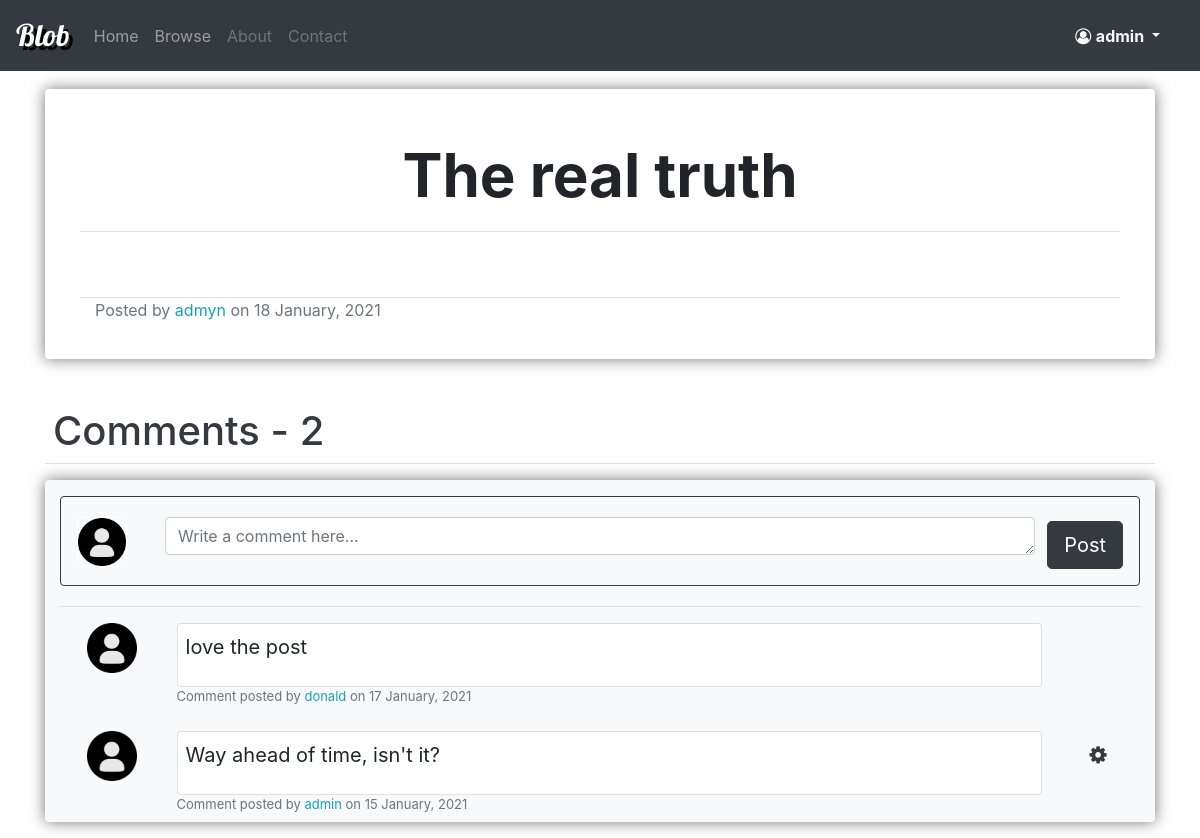
The app's page /post/10/ (signed in) with its own data.
### blog/models.py (models this page shows, shortened)
class Post(models.Model):
    title = models.CharField(max_length = 100)
    content = tinymce_models.HTMLField()
    date = models.DateTimeField(default=timezone.now)
    author = models.ForeignKey(User, on_delete=models.CASCADE)

class Comment(models.Model):
    author = models.ForeignKey(User, on_delete=models.CASCADE)
    post = models.ForeignKey(Post, on_delete=models.CASCADE)
    content = models.TextField(max_length=250)
    date = models.DateTimeField(default=timezone.now)

### blog/views/post_views.py (the view)
# urls.py: path('post/<int:pk>/', views.post_view, name='blog-post-view'),
def post_view(request, pk):
    found_post = get_object_or_404(Post, pk=pk)
    comments = Comment.objects.filter(post=found_post).order_by("-date")
    if request.method == "POST":
        comment_form = CommentCreationForm(request.POST)
        if comment_form.is_valid():
            created_comment = comment_form.save(commit=False)
            created_comment.author = request.user
            created_comment.post = found_post
            created_comment.save()
            return redirect(request.path)
    else:
        comment_form = CommentCreationForm()
    context = {
        "post": found_post,
        "comments": comments,
        "form": comment_form,
        "comments_count": comments.count(),
        "title": found_post.title,
    }
    return render(request, "blog/posts/post_view.html", context)

### blog/forms.py
class CommentCreationForm(forms.ModelForm):
    class Meta:
        model = Comment
        fields = ["content"]
        widgets = {
            'content': forms.Textarea(attrs={'rows': 1, 'placeholder':'Write a comment here...','class':'form-control'}),
        }

### account/models.py (called while the page is built)
    def get_picture(self):
        if os.path.exists(self.picture.path):
            return self.picture.url
        return DEFAULT_PICTURE_URL

### blog/templates/blog/posts/post_view.html (shortened to what this page needs)
{% extends "blog/basic.html" %}
{% load crispy_forms_tags %}
{% block dependencies %}
    {% load static %}
    <link rel="stylesheet" type="text/css" href="{% static 'blog/postStyle.css' %}">
{% endblock dependencies %}
{% block content_big %}
    <div class="post-detail rounded">
        <div class="row mb-5 border-bottom ">
            <div class="col-md">
                <h1 class="post-title">
                    {{ post.title }}
                </h1>
            </div>
        </div>
        <div class="row">
            <div class="col-md ">
            </div>
        </div>
        <div class="row border-bottom mt-3">
        </div>
        <div class="row">
            <div class="col-md">
                <div class="text-muted">
                    Posted by <a href="{% url 'account-profile-inspect' post.author.id %}" class="text-info"> {{ post.author.username }} </a> on
                    {{ post.date|date:"d F, Y" }}
                </div>
            </div>
        </div>
        <div class="row mt-3">
            <div class="col-md">
            </div>
        </div>
    </div>
    <div class="mt-5 border-bottom">
        <h1 class="text-dark ml-2 ">Comments - <span class="" > {{ comments_count }}</span> </h1>
    </div>
    <div class="post-comment-section mt-3 container bg-light rounded">
        <div class="row mt-2 ">
            <div class="col-md">
                {% if user.is_authenticated %}
                    <div class="col-md mt-3 mb-3 rounded border border-dark p-2">
                        <form method="post" class="mt-1 " >
                            <div class="form-row  p-2">
                                <div class="col-md-1">
                                    <img class="rounded border border-white" src="{{ user.profile.get_picture }}" width="50" height="50" alt="Picture">
                                </div>
                                <div class="col-md">
                                    <fieldset class="">
                                        {{ form.content }}
                                    </fieldset>
                                </div>
                                <div class="col-md-1">
                                    <fieldset class="">
                                        <button class="btn btn-dark btn-lg mt-1 pull-right" type="submit"> Post </button>
                                    </fieldset>
                                </div>
                            </div>
                        </form>
                    </div>
                {% else %}
                    <div class="col-md mt-3 mb-3 rounded border border-dark p-2 text-center">
                        <h4>
                            You have to be <a href="{% url 'login' %}?next={{ request.path }}" class="text-info">logged in</a>  to comment.
                        </h4>
                    </div>
                {% endif %}
            </div>
        </div>
        <div class="mt-1 border-top">
            {% for comment in comments %}
                <div class="row mt-2 p-2 ml-1 ">
                    <div class="col-md-1">
                        <img class="rounded" src="{{ comment.author.profile.get_picture }}" width="50" height="50" alt="Picture">
                    </div>
                    <div class="col-md">
                        <div class="card comment-content border-bottom p-2 bg-white rounded ">
                            <div style="word-break: break-word;">
                                <p class="text-break">
                                    {{ comment.content }}
                                </p>
                            </div>
                        </div>
                        <div class="text-muted comment-detail">
                            Comment posted by <a href="{% url 'account-profile-inspect' comment.author.id %}" class="text-info">{{ comment.author.username }}</a> on {{ comment.date|date:"d F, Y"}}
                        </div>
                    </div>
                    <div class="col-md-1">
                        {% if comment.author == user %}
                            <div class="btn-group text-center">
                                <button class="btn btn-light btn-lg text-dark rounded " type="button" data-toggle="dropdown" aria-haspopup="true" aria-expanded="false">
                                    <i class="fa fa-cog" aria-hidden="true"></i>
                                </button>
                            </div>
                        {% endif %}
                    </div>
                </div>
            {% endfor %}
        </div>
    </div>
{% endblock content_big %}

### blog/templates/blog/basic.html (shortened to what this page needs)
<!DOCTYPE html>
<html lang="en">
<head>
    <link rel="stylesheet" href="https://maxcdn.bootstrapcdn.com/bootstrap/4.0.0/css/bootstrap.min.css">
    <link rel="stylesheet" href="https://cdnjs.cloudflare.com/ajax/libs/font-awesome/4.7.0/css/font-awesome.min.css">
    {% load static %}
    <link rel="stylesheet" type="text/css" href="{% static 'blog/basicStyle.css' %}">
    {% block dependencies %}
    {% endblock dependencies %}
</head>
<body>
    <nav class="navbar navbar-expand-lg navbar-dark bg-dark">
        <a class="navbar-brand brand-name" href="{% url 'blog-home' %}">Blob</a>
        <div class="collapse navbar-collapse" id="navbarNav">
          <ul class="navbar-nav mr-auto">
            <li class="nav-item">
              <a class="nav-link" href="{% url 'blog-home' %}">Home</a>
            </li>
            <li class="nav-item">
              <a class="nav-link" href="{% url 'blog-browse' %}">Browse</a>
            </li>
            <li class="nav-item">
              <a class="nav-link text-muted" href="{% url 'blog-about' %}">About</a>
            </li>
            <li class="nav-item">
              <a class="nav-link text-muted" href="{% url 'blog-contacts' %}">Contact</a>
            </li>
          </ul>
          <ul class="navbar-nav mr-3 ">
            {% if user.is_authenticated %}
            <li class="nav-item dropdown ">
              <a class="nav-link dropdown-toggle text-light" href="#" id="navbarDropdown" role="button" data-toggle="dropdown" aria-haspopup="true" aria-expanded="false">
                <i class="fa fa-user-circle-o " aria-hidden="true"></i>
                <b> {{ user.username }} </b>
              </a>
            </li>
            {% endif %}
          </ul>
        </div>
      </nav>
    <div class="container mt-3">
        <div class="row">
            <div class="col md-8">
            </div>
        </div>
        <div class="row">
            <div class="col-md-2"></div>
            <div class="col-md-6">
            </div>
        </div>
        <div class="row">
          <div class="col-md">
              {% block content_big %}
              {% endblock content_big %}
          </div>
        </div>
    </div>
</body>
</html>

### blog/static/blog/basicStyle.css (style rules this page uses)
.brand-name { font-family: "Lobster"; font-size: 30px; color: white; text-shadow: 4px 4px #000; }

### blog/static/blog/postStyle.css (style rules this page uses)
.post-detail { box-shadow: 0px 0px 15px rgba(83, 82, 82, 0.795); padding-left: 50px; padding-right: 50px; padding-top: 50px; padding-bottom: 20px; }
.post-title { margin-bottom: 20px; font-size: 60px; font-weight: bold; text-align: center; }
.post-comment-section { box-shadow: 0px 0px 15px rgba(83, 82, 82, 0.795); }
.comment-content { font-size: 20px; }
.comment-detail { font-size: small; }

### records on screen
Post: title "The real truth", author.username "admyn", date "18 January, 2021"
Comment: content "love the post", author.username "donald", date "17 January, 2021"
Comment: content "Way ahead of time, isn't it?", author.username "admin", date "15 January, 2021"

### other values on screen
{{ user.username }} "admin"
{{ comments_count }} "2"
